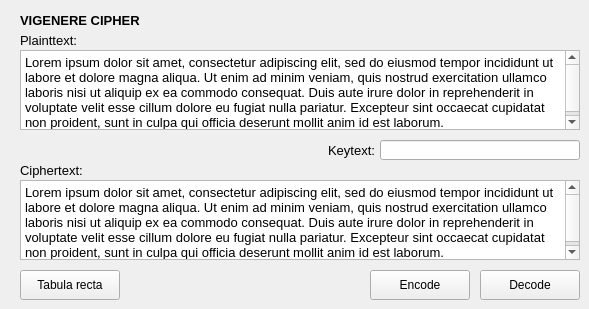
    <widget class="QWidget" name="VC_Tb">
     <attribute name="title">
      <string>Vigenere cipher</string>
     </attribute>
     <widget class="QPushButton" name="VC_encode_PB">
      <property name="geometry">
       <rect>
        <x>370</x>
        <y>270</y>
        <width>100</width>
        <height>30</height>
       </rect>
      </property>
      <property name="text">
       <string>Encode</string>
      </property>
     </widget>
     <widget class="QLineEdit" name="VC_key_LE">
      <property name="geometry">
       <rect>
        <x>380</x>
        <y>140</y>
        <width>200</width>
        <height>20</height>
       </rect>
      </property>
     </widget>
     <widget class="QLabel" name="VC_plaintext_Lb">
      <property name="geometry">
       <rect>
        <x>20</x>
        <y>30</y>
        <width>560</width>
        <height>20</height>
       </rect>
      </property>
      <property name="font">
       <font>
        <family>Arial</family>
        <pointsize>10</pointsize>
        <weight>50</weight>
        <bold>false</bold>
       </font>
      </property>
      <property name="text">
       <string>Plainttext:</string>
      </property>
     </widget>
     <widget class="QTextEdit" name="VC_ciphertext_TE">
      <property name="geometry">
       <rect>
        <x>20</x>
        <y>180</y>
        <width>560</width>
        <height>80</height>
       </rect>
      </property>
      <property name="font">
       <font>
        <family>Arial</family>
        <pointsize>10</pointsize>
       </font>
      </property>
      <property name="html">
       <string>&lt;!DOCTYPE HTML PUBLIC &quot;-//W3C//DTD HTML 4.0//EN&quot; &quot;http://www.w3.org/TR/REC-html40/strict.dtd&quot;&gt;
&lt;html&gt;&lt;head&gt;&lt;meta name=&quot;qrichtext&quot; content=&quot;1&quot; /&gt;&lt;style type=&quot;text/css&quot;&gt;
p, li { white-space: pre-wrap; }
&lt;/style&gt;&lt;/head&gt;&lt;body style=&quot; font-family:'Arial'; font-size:10pt; font-weight:400; font-style:normal;&quot;&gt;
&lt;p style=&quot; margin-top:0px; margin-bottom:0px; margin-left:0px; margin-right:0px; -qt-block-indent:0; text-indent:0px;&quot;&gt;&lt;span style=&quot; font-family:'Open Sans','Arial','sans-serif'; color:#000000; background-color:#ffffff;&quot;&gt;Lorem ipsum dolor sit amet, consectetur adipiscing elit, sed do eiusmod tempor incididunt ut labore et dolore magna aliqua. Ut enim ad minim veniam, quis nostrud exercitation ullamco laboris nisi ut aliquip ex ea commodo consequat. Duis aute irure dolor in reprehenderit in voluptate velit esse cillum dolore eu fugiat nulla pariatur. Excepteur sint occaecat cupidatat non proident, sunt in culpa qui officia deserunt mollit anim id est laborum.&lt;/span&gt;&lt;/p&gt;&lt;/body&gt;&lt;/html&gt;</string>
      </property>
     </widget>
     <widget class="QLabel" name="VC_key_Lb">
      <property name="geometry">
       <rect>
        <x>20</x>
        <y>140</y>
        <width>355</width>
        <height>20</height>
       </rect>
      </property>
      <property name="font">
       <font>
        <family>Arial</family>
        <pointsize>10</pointsize>
        <weight>50</weight>
        <bold>false</bold>
       </font>
      </property>
      <property name="text">
       <string>Keytext:</string>
      </property>
      <property name="alignment">
       <set>Qt::AlignRight|Qt::AlignTrailing|Qt::AlignVCenter</set>
      </property>
     </widget>
     <widget class="QLabel" name="VC_name_Lb">
      <property name="geometry">
       <rect>
        <x>20</x>
        <y>10</y>
        <width>560</width>
        <height>20</height>
       </rect>
      </property>
      <property name="font">
       <font>
        <family>Arial</family>
        <pointsize>10</pointsize>
        <weight>75</weight>
        <bold>true</bold>
       </font>
      </property>
      <property name="text">
       <string>VIGENERE CIPHER</string>
      </property>
     </widget>
     <widget class="QTextEdit" name="VC_plaintext_TE">
      <property name="geometry">
       <rect>
        <x>20</x>
        <y>50</y>
        <width>560</width>
        <height>80</height>
       </rect>
      </property>
      <property name="font">
       <font>
        <family>Arial</family>
        <pointsize>10</pointsize>
       </font>
      </property>
      <property name="html">
       <string>&lt;!DOCTYPE HTML PUBLIC &quot;-//W3C//DTD HTML 4.0//EN&quot; &quot;http://www.w3.org/TR/REC-html40/strict.dtd&quot;&gt;
&lt;html&gt;&lt;head&gt;&lt;meta name=&quot;qrichtext&quot; content=&quot;1&quot; /&gt;&lt;style type=&quot;text/css&quot;&gt;
p, li { white-space: pre-wrap; }
&lt;/style&gt;&lt;/head&gt;&lt;body style=&quot; font-family:'Arial'; font-size:10pt; font-weight:400; font-style:normal;&quot;&gt;
&lt;p style=&quot; margin-top:0px; margin-bottom:0px; margin-left:0px; margin-right:0px; -qt-block-indent:0; text-indent:0px;&quot;&gt;&lt;span style=&quot; font-family:'Open Sans','Arial','sans-serif'; color:#000000; background-color:#ffffff;&quot;&gt;Lorem ipsum dolor sit amet, consectetur adipiscing elit, sed do eiusmod tempor incididunt ut labore et dolore magna aliqua. Ut enim ad minim veniam, quis nostrud exercitation ullamco laboris nisi ut aliquip ex ea commodo consequat. Duis aute irure dolor in reprehenderit in voluptate velit esse cillum dolore eu fugiat nulla pariatur. Excepteur sint occaecat cupidatat non proident, sunt in culpa qui officia deserunt mollit anim id est laborum.&lt;/span&gt;&lt;/p&gt;&lt;/body&gt;&lt;/html&gt;</string>
      </property>
     </widget>
     <widget class="QLabel" name="VC_ciphertext_Lb">
      <property name="geometry">
       <rect>
        <x>20</x>
        <y>160</y>
        <width>560</width>
        <height>20</height>
       </rect>
      </property>
      <property name="font">
       <font>
        <family>Arial</family>
        <pointsize>10</pointsize>
        <weight>50</weight>
        <bold>false</bold>
       </font>
      </property>
      <property name="text">
       <string>Ciphertext:</string>
      </property>
     </widget>
     <widget class="QPushButton" name="VC_decode_PB">
      <property name="geometry">
       <rect>
        <x>480</x>
        <y>270</y>
        <width>100</width>
        <height>30</height>
       </rect>
      </property>
      <property name="text">
       <string>Decode</string>
      </property>
     </widget>
     <widget class="QPushButton" name="VC_tabula_recta_PB">
      <property name="geometry">
       <rect>
        <x>20</x>
        <y>270</y>
        <width>100</width>
        <height>30</height>
       </rect>
      </property>
      <property name="text">
       <string>Tabula recta</string>
      </property>
     </widget>
    </widget>
